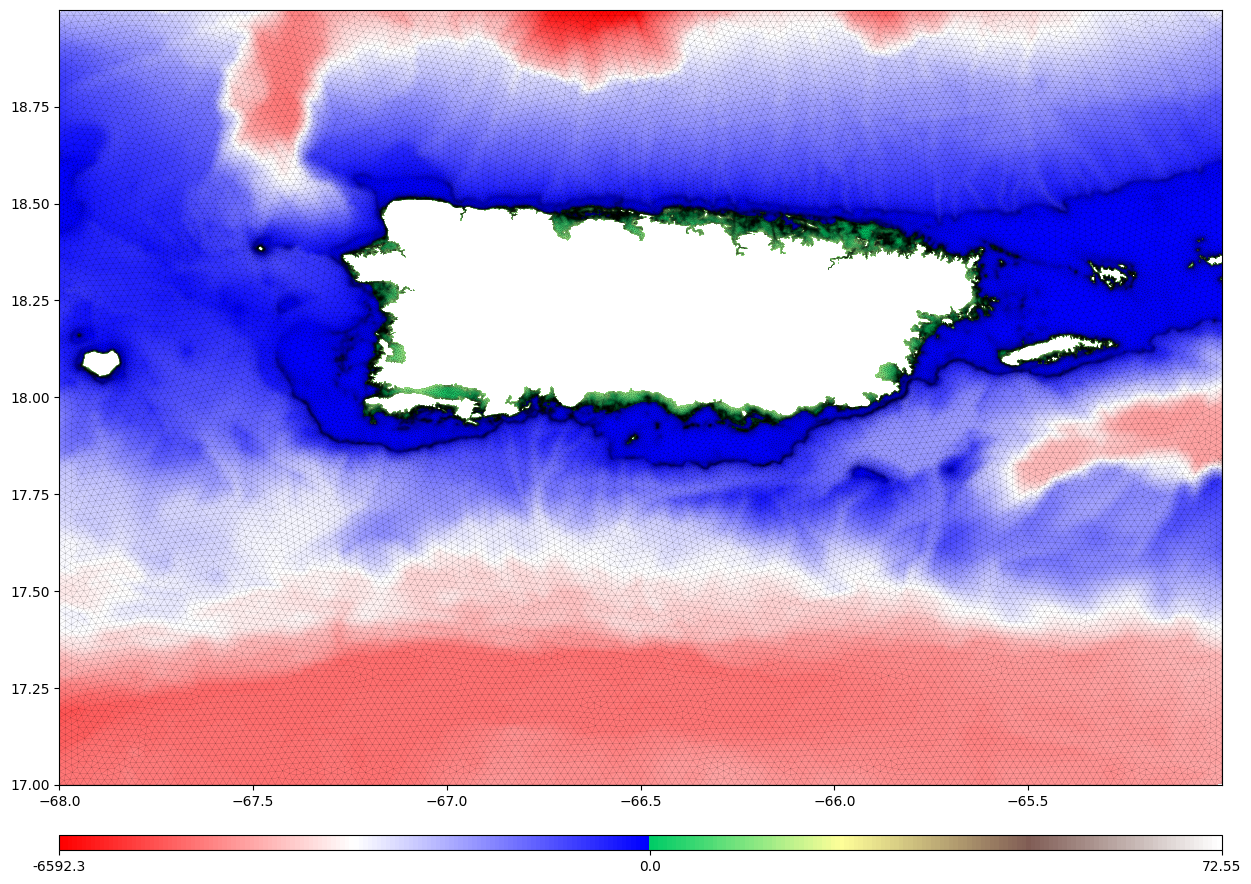

The script that saved this image:
#!/usr/bin/env python
import os
import subprocess
import time
import matplotlib.pyplot as plt
from geomesh import Raster, \
                    PlanarStraightLineGraph, \
                    SizeFunction, \
                    Jigsaw
try:
    import colored_traceback
    colored_traceback.add_hook(always=True)
except ModuleNotFoundError:
    pass


def main():
    # ------- init test DEM files
    rootdir = os.path.dirname(os.path.abspath(__file__))
    datadir = rootdir + '/data'
    file = os.path.abspath(datadir + '/PR_1s.tif')

    # ------- init Raster object
    rast = Raster(file)

    # ------- init PSLG object
    pslg = PlanarStraightLineGraph(
        rast,
        # zmin=-3000,
        zmax=15.)

    # ------- init size function
    hfun = SizeFunction(pslg, hmin=50., hmax=2000., verbosity=1)
    hfun.add_contour(0., 0.01)
    hfun.add_subtidal_flow_limiter()
    hfun.add_gaussian_filter(6)

    # ------- init jigsaw and set options
    jigsaw = Jigsaw(hfun)
    jigsaw.verbosity = 1

    # ------- run jigsaw, get mesh
    mesh = jigsaw.run()

    # ------- interpolate bathymetry to output mesh
    mesh.interpolate(rast, fix_invalid=True)

    # ------- reproject mesh to WGS84
    mesh.transform_to('EPSG:4326')

    # ------- visualize results
    fig = plt.figure(figsize=(15, 11))
    axes = fig.add_subplot(111)
    mesh.make_plot(axes=axes)
    axes.triplot(mesh.triangulation, linewidth=0.07, color='k')
    plt.savefig(rootdir + '/example_1.png', bbox_inches='tight')
    plt.show()

    # -------- write to disk
    # fname = os.path.abspath(rootdir + '/example_1.grd')
    # mesh.save(fname, overwrite=True)


if __name__ == "__main__":
    main()
